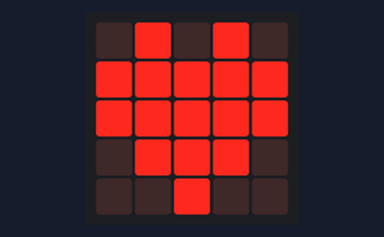
Bench run of a program on a simulated BBC micro:bit (MakeCode). Shown: the board's 5×5 LED display.

Above: at 0.2 s.
At 0.6 s:
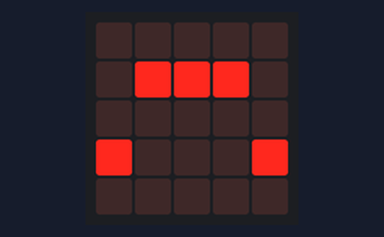
At 1.0 s:
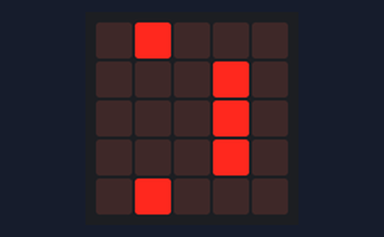
At 1.4 s:
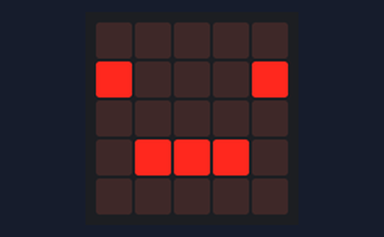
At 1.81 s:
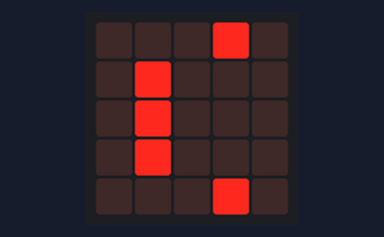

Measured:
- by itself, everything shown: repeats every 2.0 s, in 5 steps
- what the display in image 1 shows lasts 0.4 s, from 0.4 s to 0.8 s

The program:

main.ts
```typescript
basic.forever(function () {
    basic.showLeds(`
        . # . # .
        # # # # #
        # # # # #
        . # # # .
        . . # . .
        `)
    basic.showLeds(`
        . . . . .
        . # # # .
        . . . . .
        # . . . #
        . . . . .
        `)
    basic.showLeds(`
        . # . . .
        . . . # .
        . . . # .
        . . . # .
        . # . . .
        `)
    basic.showLeds(`
        . . . . .
        # . . . #
        . . . . .
        . # # # .
        . . . . .
        `)
    basic.showLeds(`
        . . . # .
        . # . . .
        . # . . .
        . # . . .
        . . . # .
        `)
})
```

test.ts
```typescript
// 在此处测试；当此软件包作为插件使用时，将不会编译此软件包。
```
